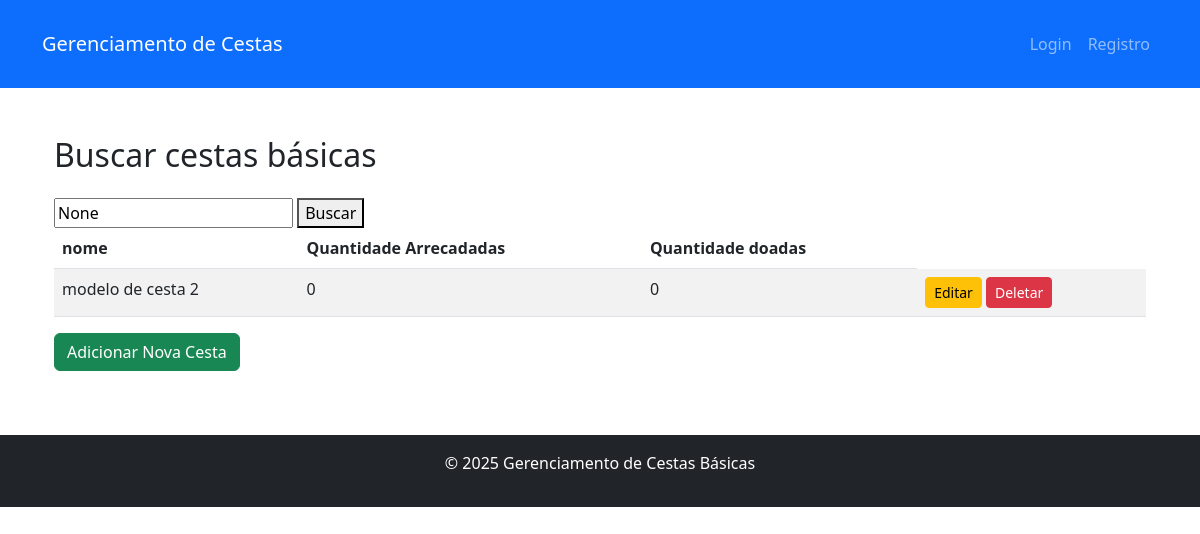
/home/cestas/, run on the app's committed database.
### gerenciador/models.py (models this page shows)
class TbModelo_Cesta(models.Model):
    id_Cesta = models.AutoField(primary_key= True, null= False)
    nome = models.CharField(max_length = 255,null= False)
    Quant_Arrecadadas = models.PositiveIntegerField(null= False, default=0)
    Quant_doadas = models.PositiveIntegerField(null= False, default=0)
    Item_e_cesta = models.ManyToManyField(TbItem_Cesta, through= "TbAsItem_Modelo")

### gerenciador/views.py (the view)
def buscar_Cestas_Basicas(request):
    query = request.GET.get('q')
    Cestas_Basicas = TbModelo_Cesta.objects.all()
    if query:
        Cestas_Basicas = Cestas_Basicas.filter(name__icontains=query)
    return render(request, 'Cestas-Basicas.html', {'Cestas_Basicas': Cestas_Basicas, 'query': query})

### gerenciador/templates/Cestas-Basicas.html
{% extends 'base.html' %}
{% block content %}
    <div class="container">
        <h2 class="mb-4">Buscar cestas básicas</h2>
        <form method="get" action="{% url 'cestas_basicas' %}">
            <input type="text" name="q" placeholder="Digite o nome da Cesta_Basica" value="{{ query }}">
            <button type="submit">Buscar</button>
        </form>
        {% if Cestas_Basicas %}
            <table class="table table-striped">
                <thead>
                    <tr>
                        <th>nome</th>
                        <th>Quantidade Arrecadadas</th>
                        <th>Quantidade doadas</th>
                    </tr>
                </thead>
                <tbody>
                    {% for Cesta_Basica in Cestas_Basicas %}
                        <tr>
                            <td>{{ Cesta_Basica.nome }}</td>
                            <td>{{ Cesta_Basica.Quant_Arrecadadas }}</td>
                            <td>{{ Cesta_Basica.Quant_doadas }}</td>
                            <td>
                                <a href="{% url 'editar_Cesta_Basica' Cesta_Basica.id_Cesta %}" class="btn btn-warning btn-sm">Editar</a>
                                <a href="{% url 'deletar_Cesta_Basica' Cesta_Basica.id_Cesta %}" class="btn btn-danger btn-sm">Deletar</a>
                            </td>
                        </tr>
                    {% endfor %}
                </tbody>
            </table>
        {% else %}
            <p class="text-muted">Nenhuma modelo de cesta básica cadastrada cadastrada.</p>
        {% endif %}
        <a href="{% url 'criar_Cesta_Basica' %}" class="btn btn-success mb-3">Adicionar Nova Cesta</a>
    </div>
{% endblock %}

### data on the page
TbModelo_Cesta: nome "modelo de cesta 2", Quant_Arrecadadas "0", Quant_doadas "0"
